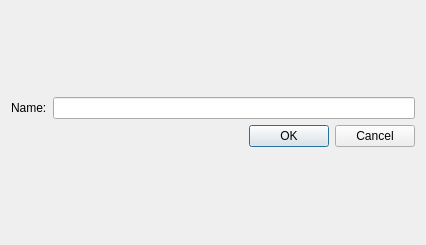
<?xml version="1.0" encoding="UTF-8"?>
<ui version="4.0">
 <class>Dialog</class>
 <widget class="QDialog" name="Dialog">
  <property name="geometry">
   <rect>
    <x>0</x>
    <y>0</y>
    <width>426</width>
    <height>245</height>
   </rect>
  </property>
  <property name="windowTitle">
   <string>Dialog</string>
  </property>
  <layout class="QVBoxLayout" name="verticalLayout">
   <item>
    <layout class="QGridLayout" name="gridLayout">
     <item row="0" column="0">
      <layout class="QHBoxLayout" name="horizontalLayout">
       <item>
        <widget class="QLabel" name="label">
         <property name="text">
          <string>Name:</string>
         </property>
        </widget>
       </item>
       <item>
        <widget class="QLineEdit" name="lineEdit"/>
       </item>
      </layout>
     </item>
     <item row="1" column="0">
      <layout class="QHBoxLayout" name="horizontalLayout_2">
       <item>
        <spacer name="horizontalSpacer">
         <property name="orientation">
          <enum>Qt::Horizontal</enum>
         </property>
         <property name="sizeType">
          <enum>QSizePolicy::Expanding</enum>
         </property>
         <property name="sizeHint" stdset="0">
          <size>
           <width>80</width>
           <height>20</height>
          </size>
         </property>
        </spacer>
       </item>
       <item>
        <widget class="QPushButton" name="pushButton">
         <property name="text">
          <string>OK</string>
         </property>
        </widget>
       </item>
       <item>
        <widget class="QPushButton" name="pushButton_2">
         <property name="text">
          <string>Cancel</string>
         </property>
        </widget>
       </item>
      </layout>
     </item>
    </layout>
   </item>
  </layout>
 </widget>
 <resources/>
 <connections/>
</ui>
